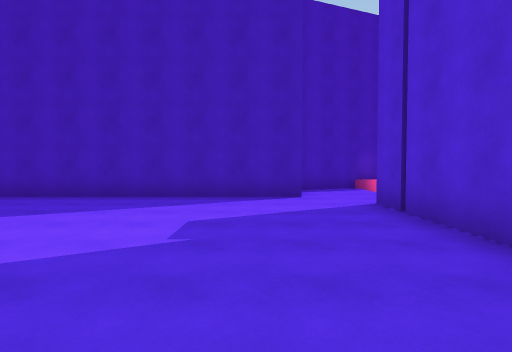
View 1 (above)

14 first-person views from a walk through a 3-D level made in the Unity game engine. The camera is 1.5 m above the floor, tilts 2° down and sees 80° across. The floor is counted in squares, 2 m on a side. Each view is taken from the middle of a square. On the plan, view 1 faces up. The plan holds only what a view shows up to about 10 squares ahead; the rest is blank. The place goes on beyond the plan. The player character is not drawn. Some animated figures are left out.

View 2
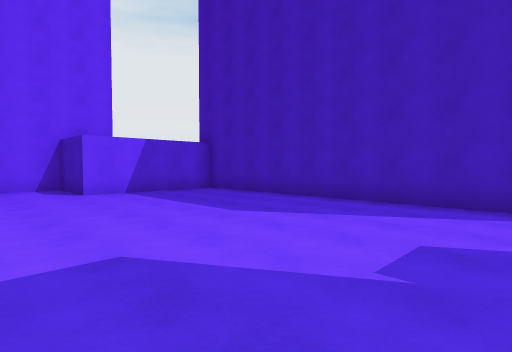

View 3
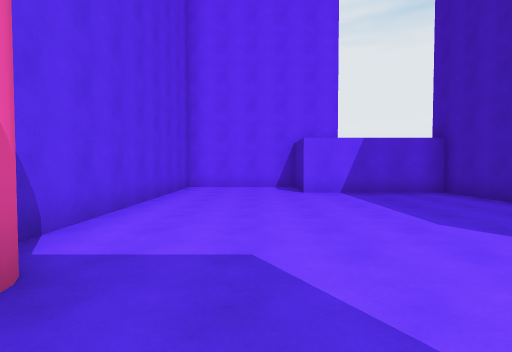

View 4
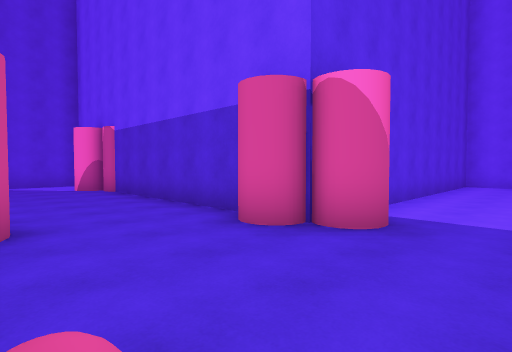

View 5
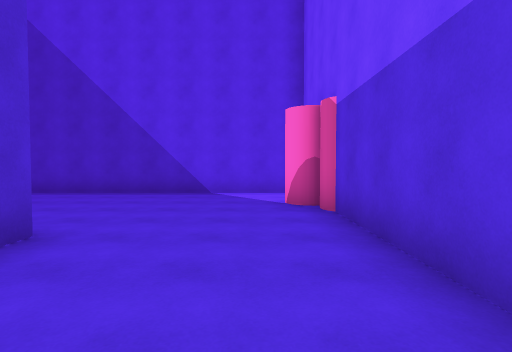

View 6
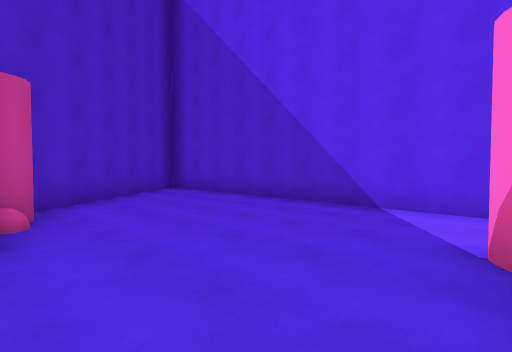

View 7
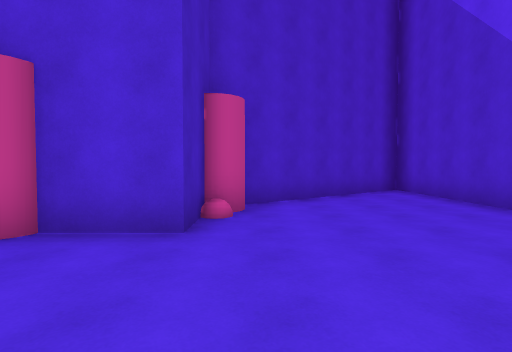

View 8
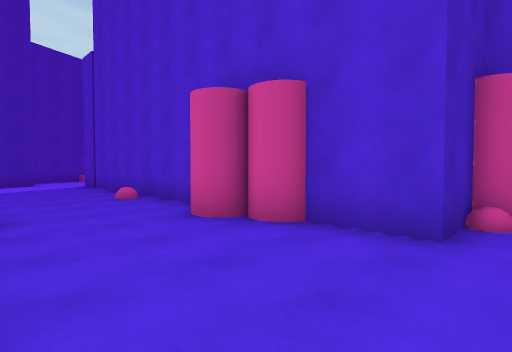

View 9
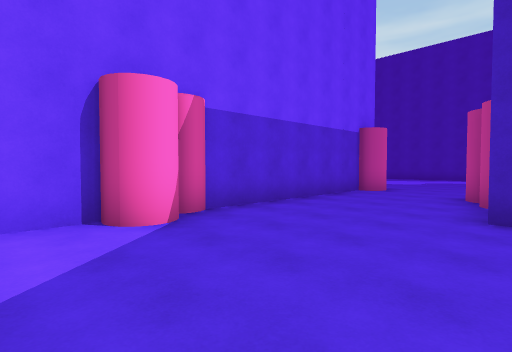

View 10
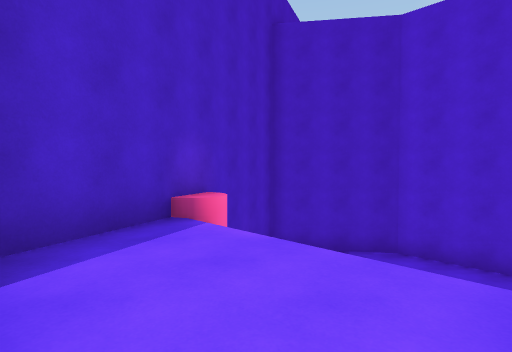

View 11
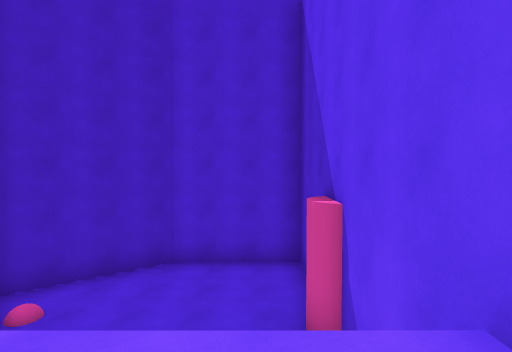

View 12
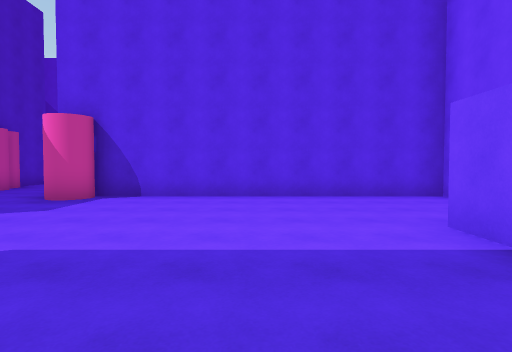

View 13
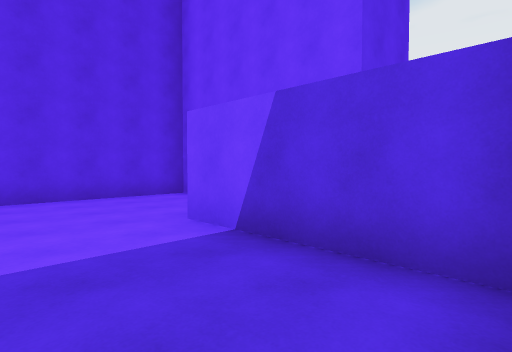

View 14
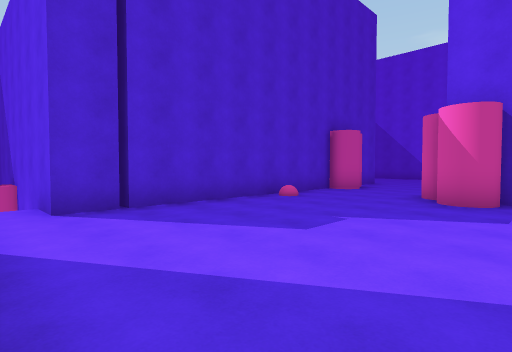

### Floor plan
Points are (right, up) in squares from view 1. A wall is a line through its corners. A room is listed if a view was taken in it or the views show most of it. See-through windows are left out.
Room 1 (views 1, 2, 3, 4, 5, 6, 7, 8, 9, 10, 11, 12, 13, 14)
walls: (-1.3, -1.6) (-1.3, -6.6); (2.4, -1.1) (2.4, 6) (3.6, 6); (2.2, 4.8) (2.9, 4.8); (3.5, -5.2) (2.4, -5.2) (2.4, -3.8); (1.1, 7.1) (-8.3, 7.1) (-8.3, 3.3) (-10.5, 3.3) (-10.5, -0.3) (-2.5, -0.3); (-1.3, -8.8) (-1.3, -9.8); (-0.9, -10.3) (8.3, -10.3) (4.8, -5.8)
ways out: opening at (2.5, 7)
objects: other object (-2, -7); other object (-2, 0); other object (-1, -8); other object (-1, -1); other object (2, -3); other object (2, -2); other object (4, -5)

Where each view was taken, in squares from view 1:
view 1: 0 up, 0 right, facing up
view 2: 1 up, 0 right, facing up-left
view 3: 2 up, 0 right, facing left
view 4: 2 up, 2 right, facing down-left
view 5: 2 down, 0 right, facing down
view 6: 5 down, 1 left, facing down-right
view 7: 6 down, 1 left, facing right
view 8: 6 down, 1 left, facing up-right
view 9: 10 down, 3 right, facing up-left
view 10: 6 up, 1 right, facing up-right
view 11: 7 up, 2 right, facing right
view 12: 7 up, 6 left, facing down
view 13: 7 up, 6 left, facing down-left
view 14: 7 up, 3 left, facing down-right
